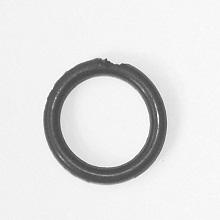
#> input picture oring_inspection/images/Oring1.jpg, 220 x 220 px; its folder holds only this picture in this run
$ python main.py
#> lines starting #> are read from the running program, lines starting #| are printed output that depends on the picture; after the words box and inside, x2 and y2 are one past the last pixel; in counts of white or black regions, pixels touching at a corner belong together; long printed decimals are rounded
### oring_inspection/histogram.py
import numpy as np

# What this file does
# Computes the histogram of pixel intensity values in the image, which is used for Otsu

def compute_histogram(image):
    # Computing histogram with 256 bins for pixel intensity values
    histogram = np.zeros(256)

    # Iterate through each pixel in the image and update the histogram
    for row in image:
        for pixel in row:
            histogram[pixel] += 1

    return histogram

### oring_inspection/threshold.py
import numpy as np

# What this file does
# Computes the histogram of pixel intensity values in the image, which is used for Otsu

def otsu_threshold(histogram, total_pixels):

    # Calculates the total sum of pixel intensity values
    sum_total = 0
    for t in range(256):
        sum_total += t * histogram[t]

    sum_background = 0
    weight_background = 0
    max_variance = 0
    threshold = 0

    # Goes through all possible threshold values to find the one that maximizes the between-class variance
    for t in range(256):

        # Updates background weight and sum
        weight_background += histogram[t]

        # If background weight is zero, skip to next threshold
        if weight_background == 0:
            continue

        # Calculates foreground weight
        weight_foreground = total_pixels - weight_background

        # If foreground weight is zero, break the loop as we have processed all pixels
        if weight_foreground == 0:
            break

        # Updates background sum
        sum_background += t * histogram[t]

        # Calculates mean intensity for background and foreground
        mean_background = sum_background / weight_background

        # Calculates mean intensity for foreground
        mean_foreground = (sum_total - sum_background) / weight_foreground

        # Calculates between-class variance
        variance_between = weight_background * weight_foreground * (mean_background - mean_foreground) ** 2

        # Updates maximum variance and corresponding threshold
        if variance_between > max_variance:
            max_variance = variance_between
            threshold = t

    return threshold

   # Applies the given threshold to the image to create a binary image
def apply_threshold(image, threshold):

       # Initialises binary image with zeros
    binary = np.zeros_like(image, dtype=np.uint8)

     # Gets the number of rows and columns in the image
    rows, cols = image.shape

        # Applies threshold to each pixel in the image
    for r in range(rows):
        for c in range(cols):

            if image[r, c] < threshold:
                binary[r, c] = 1
            else:
                binary[r, c] = 0

    return binary

### oring_inspection/morphology.py
import numpy as np

# What this file does
# Implements morphological operations like dilation and erosion, which are used to clean up the binary image by

 # Function to perform dilation on a binary image
def dilate(binary):

    # Get the number of rows and columns in the image
    rows, cols = binary.shape

    # Create a new empty image with the same size as the input
    output = np.zeros_like(binary)

    # Loop through every row of the image
    for r in range(rows):
        # Loop through every column of the image
        for c in range(cols):

            value = 0

            # Check neighbouring rows around the pixel
            for dr in [-1, 0, 1]:
                # Check neighbouring columns around the pixel
                for dc in [-1, 0, 1]:

                    # Calculates the row index of the neighbour pixel
                    rr = r + dr
                    # Calculates the column index of the neighbour pixel
                    cc = c + dc

                    # Check that the neighbour is still inside the image
                    if 0 <= rr < rows and 0 <= cc < cols:

                        # If any neighbour pixel is foreground (1)
                        if binary[rr, cc] == 1:

                            # Sets the output pixel to foreground
                            value = 1

            # Stores the new value in the output image
            output[r, c] = value

    # Returns the dilated image
    return output


# Function to perform erosion on a binary image
def erode(binary):

    rows, cols = binary.shape           # Get image size
    output = np.zeros_like(binary)      # Create a new empty image

    for r in range(rows):               # Loop through every row
        for c in range(cols):           # Loop through every column

            value = 1                   # Start by assuming the pixel will stay foreground

            for dr in [-1, 0, 1]:       # Check neighbouring rows
                for dc in [-1, 0, 1]:   # Check neighbouring columns

                    rr = r + dr         # Neighbour row position
                    cc = c + dc         # Neighbour column position

                    # If neighbour goes outside the image
                    if rr < 0 or rr >= rows or cc < 0 or cc >= cols:
                        value = 0       # Set pixel to background

                    # If neighbour is background
                    elif binary[rr, cc] == 0:
                        # Set pixel to background
                        value = 0

            # Store the result pixel in output image
            output[r, c] = value

    # Return the eroded image
    return output

# Function to perform closing operation
def closing(binary, iterations=1):

    # Make a copy of the original binary image
    result = binary.copy()

    # Repeat dilation the number of times specified
    for _ in range(iterations):

        # Apply dilation to expand foreground pixels
        result = dilate(result)

    # Repeat erosion the number of times specified
    for _ in range(iterations):

         # Apply erosion to shrink the region back
        result = erode(result)

    # Return the cleaned binary image
    return result

### oring_inspection/connected_components.py
import numpy as np

# What this file does
# Finds all connected regions in the binary image and extracts the largest one, which should correspond to the O-ring.

# Finds all connected regions in the binary image
def connected_components(binary):

    # Gets the number of rows and columns in the image
    rows, cols = binary.shape

    # Creates a label image filled with zeros
    labels = np.zeros_like(binary, dtype=np.int32)

    # Starts the first region label at 1
    current_label = 1

    # Creates a dictionary to store region sizes
    region_sizes = {}

    # Loops through every pixel in the image
    for r in range(rows):
        for c in range(cols):

            # Checks if the pixel is foreground and not labeled yet
            if binary[r, c] == 1 and labels[r, c] == 0:

                # Creates a stack and puts the starting pixel into it
                stack = [(r, c)]

                # Starts counting the size of this region
                region_size = 0

                # Keeps going until there are no more connected pixels to check
                while stack:

                    # Takes one pixel from the stack
                    rr, cc = stack.pop()

                    # Skips the pixel if it is outside the image
                    if rr < 0 or rr >= rows or cc < 0 or cc >= cols:
                        continue

                    # Skips the pixel if it is background
                    if binary[rr, cc] == 0:
                        continue

                    # Skips the pixel if it is already labeled
                    if labels[rr, cc] != 0:
                        continue

                    # Gives the pixel the current region label
                    labels[rr, cc] = current_label

                    # Increases the size of the current region
                    region_size += 1

                    # Adds the 4 neighbouring pixels to the stack
                    stack.append((rr + 1, cc))
                    stack.append((rr - 1, cc))
                    stack.append((rr, cc + 1))
                    stack.append((rr, cc - 1))

                # Stores the size of the current region
                region_sizes[current_label] = region_size

                # Moves to the next label number
                current_label += 1

    return labels, region_sizes


# Extracts the largest connected region from the label image
def extract_largest_region(labels, region_sizes):

    # If no regions were found, return an empty image
    if len(region_sizes) == 0:
        return np.zeros_like(labels, dtype=np.uint8)

    # Finds the label number of the largest region
    largest_label = max(region_sizes, key=region_sizes.get)

    # Creates a blank binary image for the output region
    largest_region = np.zeros_like(labels, dtype=np.uint8)

    # Gets the number of rows and columns
    rows, cols = labels.shape

    # Loops through every pixel
    for r in range(rows):
        for c in range(cols):

            # Checks if the pixel belongs to the largest region
            if labels[r, c] == largest_label:

                # Sets that pixel to foreground
                largest_region[r, c] = 1

    return largest_region

### oring_inspection/analysis.py
import numpy as np

# What this file does
# Counts how mnay white pixels are in the region, finds the bounding box, fills holes, and classifies the O-ring as PASS or FAIL based on these features.


# Counts the number of foreground pixels in the region
def region_area(region):

    # Adds up all the white pixels in the binary region
    area = np.sum(region)

    return area


# Finds the bounding box of the region
def bounding_box(region):

    # Gets the positions of all white pixels
    rows, cols = np.where(region == 1)

    # If no white pixels are found, return zeros
    if len(rows) == 0 or len(cols) == 0:
        return 0, 0, 0, 0

    # Finds the smallest and largest row values
    min_row = np.min(rows)
    max_row = np.max(rows)

    # Finds the smallest and largest column values
    min_col = np.min(cols)
    max_col = np.max(cols)

    return min_row, min_col, max_row, max_col


# Fills holes inside the binary region
def fill_holes(region):

    # Gets the number of rows and columns in the image
    rows, cols = region.shape

    # Creates a copy of the region
    filled = region.copy()

    # Creates the inverse image
    inverse = 1 - region

    # Creates a visited image filled with zeros
    visited = np.zeros_like(region, dtype=np.uint8)

    # Creates a stack for flood fill
    stack = []

    # Adds all border pixels that belong to the background
    for r in range(rows):
        if inverse[r, 0] == 1:
            stack.append((r, 0))
        if inverse[r, cols - 1] == 1:
            stack.append((r, cols - 1))

    # Adds top and bottom border pixels that belong to the background
    for c in range(cols):
        if inverse[0, c] == 1:
            stack.append((0, c))
        if inverse[rows - 1, c] == 1:
            stack.append((rows - 1, c))

    # Marks all background pixels connected to the border
    while stack:

        # Takes one pixel from the stack
        r, c = stack.pop()

        # Skips the pixel if it is outside the image
        if r < 0 or r >= rows or c < 0 or c >= cols:
            continue

        # Skips the pixel if it was already visited
        if visited[r, c] == 1:
            continue

        # Skips the pixel if it is not background in the inverse image
        if inverse[r, c] == 0:
            continue

        # Marks the pixel as visited
        visited[r, c] = 1

        # Adds 4-connected neighbours
        stack.append((r + 1, c))
        stack.append((r - 1, c))
        stack.append((r, c + 1))
        stack.append((r, c - 1))

    # Any background pixel not visited is a hole
    for r in range(rows):
        for c in range(cols):
            if inverse[r, c] == 1 and visited[r, c] == 0:
                filled[r, c] = 1

    return filled


# Measures the size of the hole inside the O-ring
def hole_area(region):

    # Fills the hole inside the region
    filled = fill_holes(region)

    # Calculates the number of pixels added by filling
    hole_pixels = np.sum(filled) - np.sum(region)

    return hole_pixels


# Classifies the O-ring as PASS or FAIL
def classify_oring(region):

    # Calculates the area of the O-ring region
    area = region_area(region)

    # Finds the bounding box
    min_row, min_col, max_row, max_col = bounding_box(region)

    # Calculates width and height of bounding box
    width = max_col - min_col + 1
    height = max_row - min_row + 1

    # Avoids division by zero
    if height == 0:
        aspect_ratio = 0
    else:
        aspect_ratio = width / height

    # Measures the hole area
    hole = hole_area(region)

    # Starts by assuming the O-ring passes
    result = "PASS"

    # If there is almost no hole, the ring may be broken
    if hole < 200:
        result = "FAIL"

    # If the shape is too stretched, it may be defective
    if aspect_ratio < 0.8 or aspect_ratio > 1.2:
        result = "FAIL"

    # Stores useful values for printing and debugging
    features = {
        "area": int(area),
        "hole_area": int(hole),
        "aspect_ratio": float(aspect_ratio),
        "bounding_box": (int(min_row), int(min_col), int(max_row), int(max_col))
    }

    return result, features

### oring_inspection/main.py
# Main file for the O-ring inspection project
# This file loads the images, calls the functions from the other files to process the images,
import os
import time
import cv2 as cv

# Imports the functions from the other files
from histogram import compute_histogram
from threshold import otsu_threshold, apply_threshold
from morphology import closing
from connected_components import connected_components, extract_largest_region
from analysis import classify_oring


def process_image(image_path, output_path):

    # Starts the timer before processing begins
    start_time = time.time()

    # Loads the image in grayscale
    image = cv.imread(image_path, 0)

    # Checks if the image was loaded correctly
    if image is None:
        print("Error: Image not found ->", image_path)
        return

    # Computes the histogram of the grayscale image
    hist = compute_histogram(image)

    # Finds the threshold using Otsu's method
    threshold = otsu_threshold(hist, image.shape[0] * image.shape[1])

    # Applies thresholding to create a binary image
    binary = apply_threshold(image, threshold)

    # Applies morphology to clean the binary image
    cleaned = closing(binary)

    # Labels all connected foreground regions
    labels, region_sizes = connected_components(cleaned)

    # Extracts the largest connected region
    oring = extract_largest_region(labels, region_sizes)

    # Classifies the O-ring as PASS or FAIL
    result, features = classify_oring(oring)

    # Stops the timer after processing is complete
    end_time = time.time()

    # Calculates total processing time
    processing_time = end_time - start_time

    # Converts grayscale image to BGR so coloured text can be added
    output_image = cv.cvtColor(image, cv.COLOR_GRAY2BGR)

    # Adds the PASS or FAIL result to the image
    cv.putText(output_image, "Result: " + result, (10, 25),
               cv.FONT_HERSHEY_SIMPLEX, 0.7, (0, 0, 255), 2)

    # Adds the threshold value to the image
    cv.putText(output_image, "Threshold: " + str(threshold), (10, 50),
               cv.FONT_HERSHEY_SIMPLEX, 0.6, (255, 0, 0), 2)

    # Adds the processing time to the image
    cv.putText(output_image, "Time: " + str(round(processing_time, 4)) + " s", (10, 75),
               cv.FONT_HERSHEY_SIMPLEX, 0.6, (0, 150, 0), 2)

    # Adds the hole area to the image
    cv.putText(output_image, "Hole area: " + str(features["hole_area"]), (10, 100),
               cv.FONT_HERSHEY_SIMPLEX, 0.5, (0, 150, 150), 1)

    # Adds the aspect ratio to the image
    cv.putText(output_image, "Aspect ratio: " + str(round(features["aspect_ratio"], 3)), (10, 120),
               cv.FONT_HERSHEY_SIMPLEX, 0.5, (0, 150, 150), 1)

    # Saves the final output image
    cv.imwrite(output_path, output_image)

    # Prints useful information in the terminal
    print("Image:", image_path)
    print("Threshold =", threshold)
    print("Regions found =", region_sizes)
    print("Result =", result)
    print("Features =", features)
    print("Processing time =", round(processing_time, 4), "seconds")
    print("----------------------------------------")


def main():

    # Creates an output folder if it does not already exist
    os.makedirs("outputs", exist_ok=True)

    # Loops through all 15 O-ring images
    for i in range(1, 16):

        # Creates the input image path
        image_path = f"images/Oring{i}.jpg"

        # Creates the output image path
        output_path = f"outputs/result_Oring{i}.jpg"

        # Processes the image
        process_image(image_path, output_path)
#> in process_image, image is the input picture: shape (220, 220); min 55, max 255, mean 225.2
#> after the loop in compute_histogram, `for row in image:`: histogram = 256 values, max 6333 at index 243, min 0 at index 0, mean 189.1
#> in process_image, `hist = compute_histogram(image)`: hist has the same summary as histogram in compute_histogram
#> the loop in otsu_threshold, `for t in range(256):` made 256 passes
#> sum_total on passes 1 to 3: 0, 0, 0
#> after the loop in otsu_threshold, `for t in range(256):`: sum_total = 10901821
#> the loop in otsu_threshold, `for t in range(256):` made 256 passes
#> (weight_background, weight_foreground, sum_background, mean_background, mean_foreground, max_variance) on passes 56, 58, 62, 63, 65, 66, 67, 68, 69, 70, 71, 72: (1, 48399, 55, 55, 225.2, 1.4e+09), (2, 48398, 112, 56, 225.3, 2.77e+09), (3, 48397, 173, 57.67, 225.3, 4.08e+09), (4, 48396, 235, 58.75, 225.3, 5.37e+09), (5, 48395, 299, 59.8, 225.3, 6.62e+09), (8, 48392, 494, 61.75, 225.3, 1.04e+10), (10, 48390, 626, 62.6, 225.3, 1.28e+10), (17, 48383, 1095, 64.41, 225.3, 2.13e+10), (29, 48371, 1911, 65.9, 225.3, 3.57e+10), (36, 48364, 2394, 66.5, 225.4, 4.39e+10), (61, 48339, 4144, 67.93, 225.4, 7.32e+10), (89, 48311, 6132, 68.9, 225.5, 1.05e+11)
#> after the loop in otsu_threshold, `for t in range(256):`: max_variance = 5.19e+12; sum_background = 10883716; threshold = 169; weight_background = 48400
#> in process_image, `threshold = otsu_threshold(hist, image.shape[0] * image.shape[1])`: threshold = 169
#> after the loop in apply_threshold, `for r in range(rows):`:
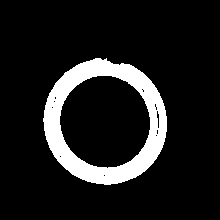
#> binary: shape (220, 220); values 0 (black) and 1 (white), 11.7% white; 1 white region, box (x1, y1, x2, y2) and area: (43, 58, 167, 185) 5674
#> the loop in closing, `for _ in range(iterations):` made 1 pass
#> pass 1, in closing, `result = dilate(result)`:
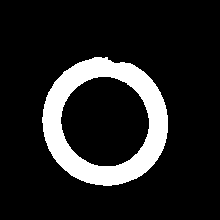
#> result: shape (220, 220); values 0 (black) and 1 (white), 13.6% white; 1 white region, box (x1, y1, x2, y2) and area: (42, 57, 168, 186) 6587
#> after the loop in connected_components, `for r in range(rows):`: labels: shape (220, 220) int32; values 0 (black) and 1 (white), 11.8% white; 1 white region, box (x1, y1, x2, y2) and area: (43, 58, 167, 185) 5719
#> in process_image, `labels, region_sizes = connected_components(cleaned)`: region_sizes = {1: 5719}
#> in extract_largest_region, `largest_label = max(region_sizes, key=region_sizes.get)`: largest_label = 1
#> in region_area, `area = np.sum(region)`: area = 5719
#> in bounding_box, `rows, cols = np.where(region == 1)`: rows = 5719 values from 58 to 184; cols = 5719 values, max 166 at index 2665, min 43 at index 2699, mean 104.9
#> in bounding_box, `min_row = np.min(rows)`: min_row = 58
#> in bounding_box, `max_row = np.max(rows)`: max_row = 184
#> in bounding_box, `min_col = np.min(cols)`: min_col = 43
#> in bounding_box, `max_col = np.max(cols)`: max_col = 166
#> in classify_oring, `min_row, min_col, max_row, max_col = bounding_box(region)`: min_row = 58; min_col = 43; max_row = 184; max_col = 166
#> in classify_oring, `width = max_col - min_col + 1`: width = 124
#> in classify_oring, `height = max_row - min_row + 1`: height = 127
#> in classify_oring, `aspect_ratio = width / height`: aspect_ratio = 0.976
#> after the loop in fill_holes, `for r in range(rows):`: stack = 440 pairs, first value 0 to 219, second value 0 to 219
#> after the loop in fill_holes, `for c in range(cols):`: stack = 880 pairs, first value 0 to 219, second value 0 to 219
#> the loop in fill_holes, `while stack:` made 145864 passes
#> c on passes 1 to 3: 219, 218, 217
#> after the loop in fill_holes, `while stack:`:
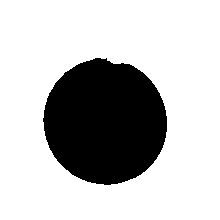
#> visited: shape (220, 220); values 0 (black) and 1 (white), 74.9% white; 1 black region, box (x1, y1, x2, y2) and area: (43, 58, 167, 185) 12154
#> after the loop in fill_holes, `while stack:`: stack = []
#> in hole_area, `hole_pixels = np.sum(filled) - np.sum(region)`: hole_pixels = 6435
#> in classify_oring, `features = { "area": int(area), "hole_area": int(hole), "aspect_ratio"..`: features = {'area': 5719, 'hole_area': 6435, 'aspect_ratio': 0.976, 'bounding_box': (58, 43, 184, 166)}
#> in process_image, `result, features = classify_oring(oring)`: result = 'PASS'
#> in process_image, `cv.putText(output_image, "Aspect ratio: " + str(round(features["aspect..`:
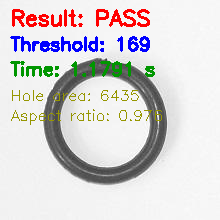
#> output_image: shape (220, 220, 3); mean B, G, R 214.7, 213.8, 216.9
#| Threshold = 169
#| Regions found = {1: 5719}
#| Result = PASS
#| Features = {'area': 5719, 'hole_area': 6435, 'aspect_ratio': 0.9764, 'bounding_box': (58, 43, 184, 166)}


if __name__ == "__main__":
    main()
